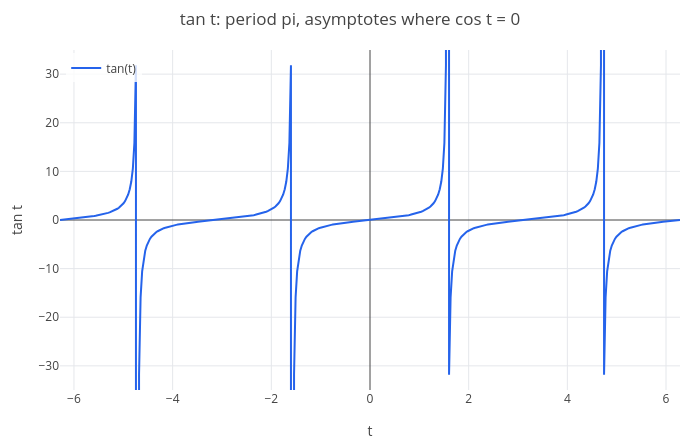

This figure's notebook cell:
### Markdown cell above
The tangent $\tan t = \sin t / \cos t$ is the slope of the radius. It is undefined where $\cos t = 0$
($t = \pm\pi/2, \pm 3\pi/2, \ldots$), where the graph has vertical asymptotes, and its period is $\pi$:

### Code cell
labels(title(plot(tan(t), t, -2*pi, 2*pi), "tan t: period pi, asymptotes where cos t = 0"), "t", "tan t")

### Figure 1 — Plotly figure (JSON) as saved in the notebook; plotly's stock layout.template omitted (floating-point values rounded to 4 significant figures; data arrays with more than 128 entries replaced by an {"elided": "..."} marker saying what was removed)
{"data": [{"line": {"color": "#2563eb", "width": 2}, "mode": "lines", "name": "tan(t)", "type": "scatter", "x": {"elided": "402 float values"}, "y": {"elided": "402 float values"}}], "layout": {"height": 440, "legend": {"bgcolor": "rgba(255,255,255,0.8)", "x": 0.01, "xanchor": "left", "y": 0.99, "yanchor": "top"}, "margin": {"b": 50, "l": 60, "r": 20, "t": 50}, "showlegend": true, "title": {"text": "tan t: period pi, asymptotes where cos t = 0"}, "width": 700, "xaxis": {"title": {"text": "t"}, "zeroline": true}, "yaxis": {"range": [-34.97, 34.97], "title": {"text": "tan t"}, "zeroline": true}}}
